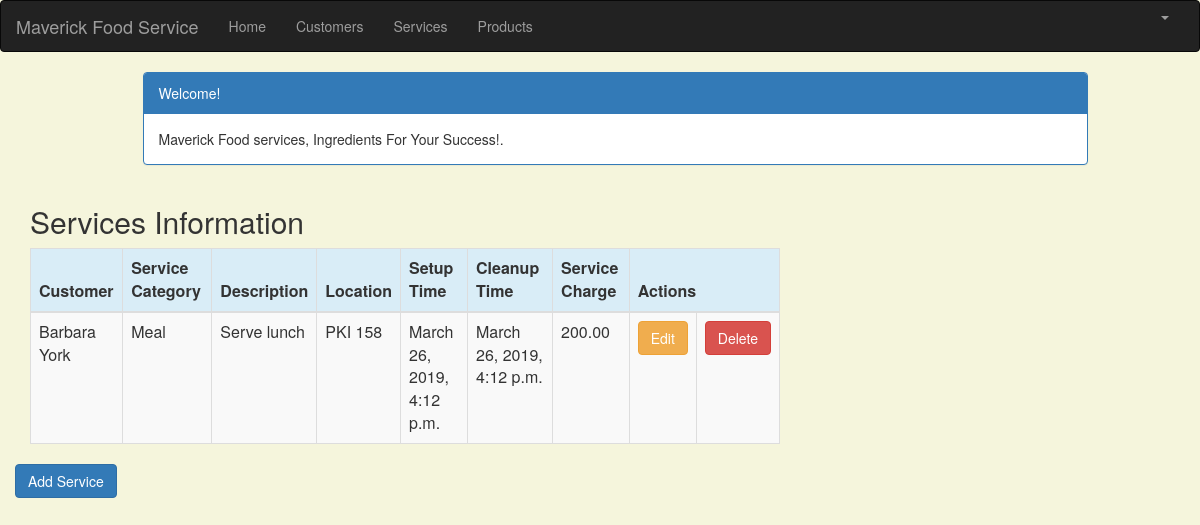
Screenshot of /service_list (signed in) with the database file from the repository.
### crm/models.py (models this page shows, shortened)
class Service(models.Model):
    cust_name = models.ForeignKey(Customer, on_delete=models.CASCADE, related_name='services')
    service_category = models.CharField(max_length=100)
    description = models.TextField()
    location = models.CharField(max_length=200)
    setup_time = models.DateTimeField(
        default=timezone.now)
    cleanup_time = models.DateTimeField(
        default=timezone.now)
    service_charge = models.DecimalField(max_digits=10, decimal_places=2)
    created_date = models.DateTimeField(
        default=timezone.now)
    updated_date = models.DateTimeField(auto_now_add=True)

class Customer(models.Model):
    cust_name = models.CharField(max_length=50)
    organization = models.CharField(max_length=100, blank=True)
    role = models.CharField(max_length=100)
    email = models.EmailField(max_length=100)
    bldgroom = models.CharField(max_length=100)
    address = models.CharField(max_length=200)
    account_number = models.IntegerField(blank=False, null=False)
    city = models.CharField(max_length=50)
    state = models.CharField(max_length=50)
    zipcode = models.CharField(max_length=10)
    phone_number = models.CharField(max_length=50)
    created_date = models.DateTimeField(
        default=timezone.now)
    updated_date = models.DateTimeField(auto_now_add=True)
    def __str__(self):
        return str(self.cust_name)

### crm/views.py (the view)
# urls.py: path('service_list', views.service_list, name='service_list'),
@login_required
def service_list(request):
   services = Service.objects.filter(created_date__lte=timezone.now())
   return render(request, 'crm/service_list.html', {'services': services})

### crm/templates/crm/service_list.html (shortened to what this page needs)
{% extends 'crm/base.html' %}
{% block content %}
    <html>
    <head>
        <link rel="stylesheet" href="https://maxcdn.bootstrapcdn.com/bootstrap/3.3.4/css/bootstrap.min.css">
    </head>
    <body>
    <div class="container">
        <div class="row">
            <div class="col-md-10 col-md-offset-1">
                <div class="panel panel-primary">
                    <div class="panel-heading">Welcome!</div>
                    <div class="panel-body">
                        Maverick Food services, Ingredients For Your Success!.
                    </div>
                </div>
            </div>
        </div>
    </div>
    <div class="row">
        <h2 style="padding-left: 15Px">Services Information</h2>
    </div>
    <div>
        <table class="table table-striped table-bordered table-hover">
            <thead>
            <tr class="bg-info">
                <th>Customer</th>
                <th>Service Category</th>
                <th>Description</th>
                <th>Location</th>
                <th>Setup Time</th>
                <th>Cleanup Time</th>
                <th>Service Charge</th>
                <th colspan="3">Actions</th>
            </tr>
            </thead>
            <tbody>
            {% for service in services %}
                <tr>
                    <td>{{ service.cust_name }}</td>
                    <td>{{ service.service_category }}</td>
                     <td>{{ service.description }}</td>
                    <td>{{ service.location }}</td>
                    <td>{{ service.setup_time }}</td>
                    <td>{{ service.cleanup_time }}</td>
                    <td>{{ service.service_charge }}</td>
                    <td><a href="{% url 'crm:service_edit' pk=service.pk %}"
                           class="btn btn-warning">Edit</a></td>
                    <td><a href="{% url 'crm:service_delete' pk=service.pk %}"
                           onclick="return confirm('Are you sure you want to delete?')"
                           class="btn btn-danger">Delete</a>
                    </td>
                </tr>
            {% endfor %}
            </tbody>
        </table>
     <div class="row">
            <a href="{% url 'crm:service_new' %}" class="row""><span
                    class="btn btn-primary">Add Service</span></a>
        </div>
    </div>
    </body>
    </html>
{% endblock %}

### crm/templates/crm/service_list.html (style rules this page uses)
body { background-color: beige; }

### rows the page displays
Service: cust_name "Barbara York", service_category "Meal", description "Serve lunch", location "PKI 158", setup_time "March 26, 2019, 4:12 p.m.", cleanup_time "March 26, 2019, 4:12 p.m.", service_charge "200.00"
